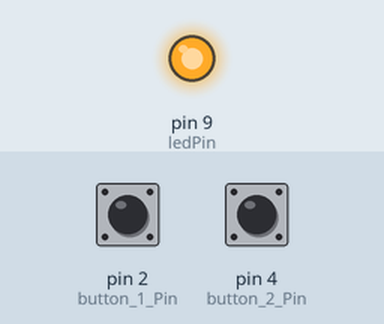
This sketch was run on a simulated Arduino Uno, built with avr-gcc and run on an emulated ATmega328P. Shown: output pins drawn as LEDs (lit = HIGH). Inputs (shaded band) come from the test bench; at power-on: pin 2 (button_1_Pin) LOW, pin 4 (button_2_Pin) LOW.

Above: at 1.2 s.
1.3 s: pin 2 (button_1_Pin) pulled HIGH for 0.15 s
At 1.37 s:
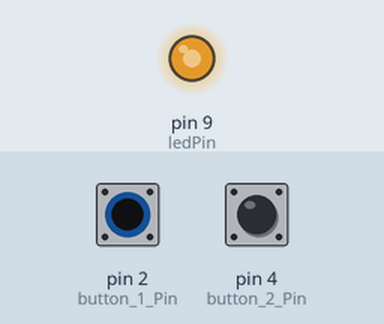
2.9 s: pin 4 (button_2_Pin) pulled HIGH for 0.15 s
At 2.97 s:
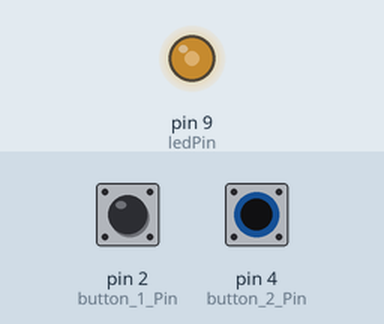
4.5 s: pin 4 (button_2_Pin) pulled HIGH for 3.2 s
At 8.9 s:
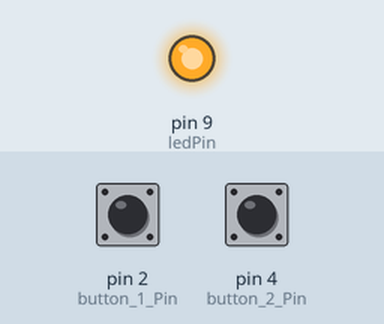
9.2 s: pin 2 (button_1_Pin) pulled HIGH for 3.2 s
At 10.2 s:
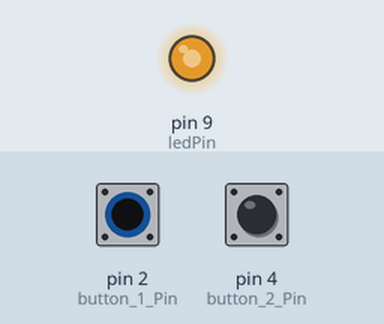
Timing chart, 0 to 13.9 s (numbered marks = the images above; inputs shaded):
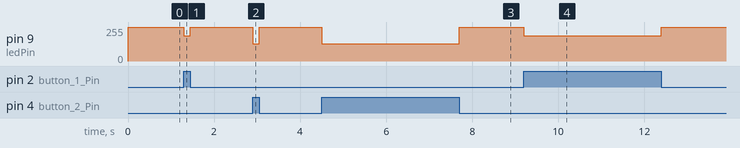

The sketch:

part3-pwm-brightness.ino
```cpp
/*
  Task 1 - Part 3: LED brightness control with two buttons (PWM)
  ---------------------------------------------------------------
  Two pushbuttons select one of four LED brightness levels using PWM
  (analogWrite). The two buttons give four input combinations, mapped to
  four duty cycles:

      Button 1   Button 2   Brightness   analogWrite value
      released   released   100%         255
      pressed    released    75%         191
      released   pressed     50%         128
      pressed    pressed     25%          64

  Circuit:
  - LED on PWM pin 9 (~), in series with a 330 ohm resistor to GND
  - button 1 on pin 2 from +5V, with a 10K pull-down resistor to GND
  - button 2 on pin 4 from +5V, with a 10K pull-down resistor to GND

  PWM / analogWrite reference:
  https://docs.arduino.cc/learn/microcontrollers/analog-output/
  Fading example used as a starting point for analogWrite:
  https://docs.arduino.cc/built-in-examples/analog/Fading/

  Design note: the most specific combination (both pressed) is tested first
  so that the if / else-if branches never overlap.
*/

const int button_1_Pin = 2;
const int button_2_Pin = 4;
const int ledPin = 9;        // must be a PWM (~) pin for analogWrite

int button_1_State = 0;
int button_2_State = 0;

void setup() {
  pinMode(ledPin, OUTPUT);
  pinMode(button_1_Pin, INPUT);
  pinMode(button_2_Pin, INPUT);
}

void loop() {
  button_1_State = digitalRead(button_1_Pin);
  button_2_State = digitalRead(button_2_Pin);

  if (button_1_State == HIGH && button_2_State == HIGH) {
    analogWrite(ledPin, 64);   // both pressed -> 25% (25% of 255 ~= 64)
  }
  else if (button_1_State == HIGH && button_2_State == LOW) {
    analogWrite(ledPin, 191);  // button 1 only -> 75% (75% of 255 ~= 191)
  }
  else if (button_1_State == LOW && button_2_State == HIGH) {
    analogWrite(ledPin, 128);  // button 2 only -> 50% (50% of 255 ~= 128)
  }
  else {
    analogWrite(ledPin, 255);  // neither pressed -> 100%
  }
}
```

Measured:
- after the input at 1.3 s, pin 9 (ledPin): 255/255 → 191/255 at once, → 255/255 0.15 s later
- after the input at 2.9 s, pin 9 (ledPin): 255/255 → 128/255 at once, → 255/255 0.15 s later
- after the input at 4.5 s, pin 9 (ledPin): 255/255 → 128/255 at once, → 255/255 3.2 s later
- after the input at 9.2 s, pin 9 (ledPin): 255/255 → 191/255 at once, → 255/255 3.2 s later
